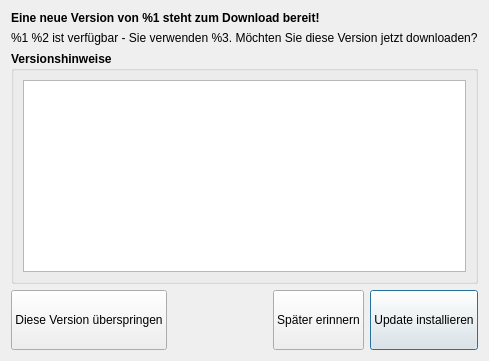
<?xml version="1.0" encoding="UTF-8"?>
<ui version="4.0">
 <class>FvUpdateWindow</class>
 <widget class="QWidget" name="FvUpdateWindow">
  <property name="windowModality">
   <enum>Qt::ApplicationModal</enum>
  </property>
  <property name="geometry">
   <rect>
    <x>0</x>
    <y>0</y>
    <width>655</width>
    <height>481</height>
   </rect>
  </property>
  <property name="contextMenuPolicy">
   <enum>Qt::PreventContextMenu</enum>
  </property>
  <property name="windowTitle">
   <string>Software Update</string>
  </property>
  <property name="windowOpacity">
   <double>1.000000000000000</double>
  </property>
  <layout class="QHBoxLayout" name="horizontalLayout_6">
   <property name="sizeConstraint">
    <enum>QLayout::SetFixedSize</enum>
   </property>
   <item>
    <layout class="QVBoxLayout" name="verticalLayout">
     <item>
      <widget class="QLabel" name="newVersionIsAvailableLabel">
       <property name="font">
        <font>
         <weight>75</weight>
         <bold>true</bold>
        </font>
       </property>
       <property name="text">
        <string>Eine neue Version von %1 steht zum Download bereit!</string>
       </property>
      </widget>
     </item>
     <item>
      <widget class="QLabel" name="wouldYouLikeToDownloadLabel">
       <property name="text">
        <string>%1 %2 ist verfügbar - Sie verwenden %3. Möchten Sie diese Version jetzt downloaden?</string>
       </property>
      </widget>
     </item>
     <item>
      <widget class="QGroupBox" name="groupBox">
       <property name="font">
        <font>
         <weight>75</weight>
         <bold>true</bold>
        </font>
       </property>
       <property name="title">
        <string>Versionshinweise</string>
       </property>
       <layout class="QHBoxLayout" name="horizontalLayout_7">
        <item>
         <widget class="QTextBrowser" name="releaseNotesWebView"/>
        </item>
       </layout>
      </widget>
     </item>
     <item>
      <layout class="QHBoxLayout" name="horizontalLayout_3">
       <item>
        <widget class="QPushButton" name="skipThisVersionButton">
         <property name="minimumSize">
          <size>
           <width>0</width>
           <height>60</height>
          </size>
         </property>
         <property name="text">
          <string>Diese Version überspringen</string>
         </property>
        </widget>
       </item>
       <item>
        <spacer name="horizontalSpacer">
         <property name="orientation">
          <enum>Qt::Horizontal</enum>
         </property>
         <property name="sizeHint" stdset="0">
          <size>
           <width>40</width>
           <height>20</height>
          </size>
         </property>
        </spacer>
       </item>
       <item>
        <widget class="QPushButton" name="remindMeLaterButton">
         <property name="minimumSize">
          <size>
           <width>0</width>
           <height>60</height>
          </size>
         </property>
         <property name="text">
          <string>Später erinnern</string>
         </property>
        </widget>
       </item>
       <item>
        <widget class="QPushButton" name="installUpdateButton">
         <property name="minimumSize">
          <size>
           <width>0</width>
           <height>60</height>
          </size>
         </property>
         <property name="text">
          <string>Update installieren</string>
         </property>
         <property name="autoDefault">
          <bool>true</bool>
         </property>
         <property name="default">
          <bool>true</bool>
         </property>
        </widget>
       </item>
      </layout>
     </item>
    </layout>
   </item>
  </layout>
 </widget>
 <resources/>
 <connections/>
</ui>
